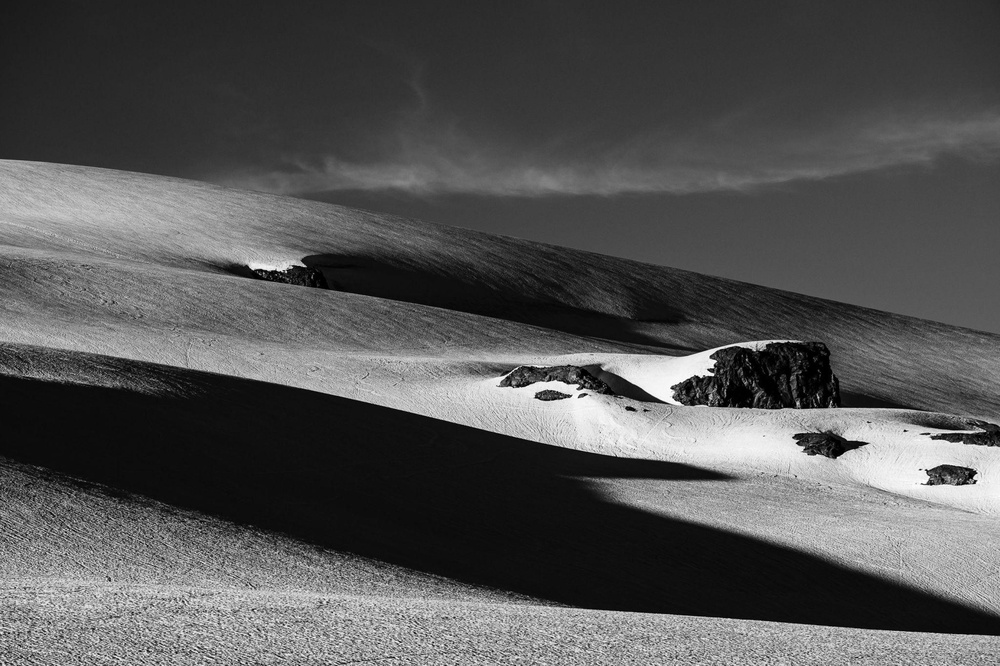
#> input picture Images/reference.jpg, 1000 x 666 px, shrunk from 2048 x 1363 before the run
$ python -i frequency_domain.py   (imports and definitions only)
#> lines starting #> are read from the running program, lines starting #| are printed output that depends on the picture
#> further down, picture is the input picture: shape (666, 1000, 3); min 0, max 255, mean 84.3
import cv2
import numpy as np


class FrequencyDomain:

    def fourier_transform(self, image):
        """
        Compute Fourier Transform and return the magnitude spectrum.
        """

        gray = cv2.cvtColor(image, cv2.COLOR_BGR2GRAY)

        f = np.fft.fft2(gray)
        fshift = np.fft.fftshift(f)

        magnitude = 20 * np.log(np.abs(fshift) + 1)
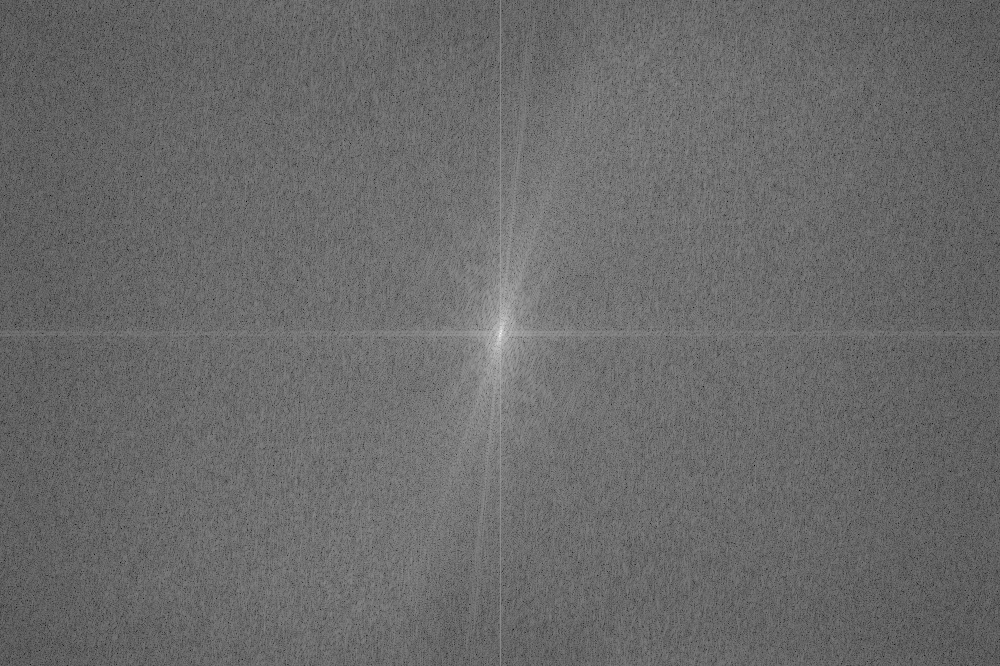
#> magnitude: shape (666, 1000) float64; min 55.03, max 356.9, mean 181; drawn with min black and max white

        magnitude = cv2.normalize(
            magnitude,
            None,
            0,
            255,
            cv2.NORM_MINMAX
        )

        return magnitude.astype(np.uint8)


    # [146 lines left out: functions low_pass_filter, high_pass_filter, butterworth_filter, gaussian_filter, not called in this run]

>>> import cv2
>>> picture = cv2.imread('../Images/reference.jpg')
>>> result = FrequencyDomain().fourier_transform(picture)

$ run again, on Images/OIP.png
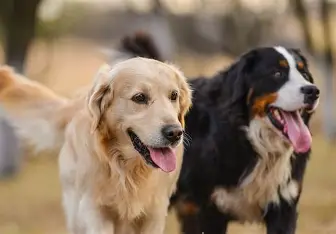
#> input picture Images/OIP.png, 336 x 234 px
#> picture is the input picture: shape (234, 336, 3); mean B, G, R 96.1, 116.9, 137.7
#> in fourier_transform, `gray = cv2.cvtColor(image, cv2.COLOR_BGR2GRAY)`:
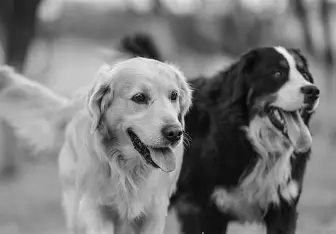
#> gray: shape (234, 336); min 0, max 242, mean 120.7
#> in fourier_transform, `magnitude = 20 * np.log(np.abs(fshift) + 1)`:
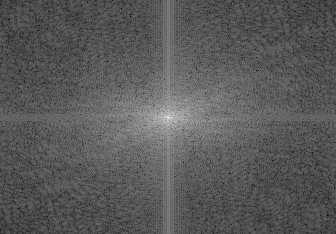
#> magnitude: shape (234, 336) float64; min 44.86, max 321.3, mean 142.3; drawn with min black and max white

$ run again, on Images/OIP1.png
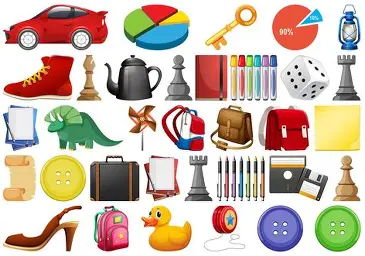
#> input picture Images/OIP1.png, 365 x 256 px
#> picture is the input picture: shape (256, 365, 3); mean B, G, R 172, 186.5, 204
#> in fourier_transform, `gray = cv2.cvtColor(image, cv2.COLOR_BGR2GRAY)`:
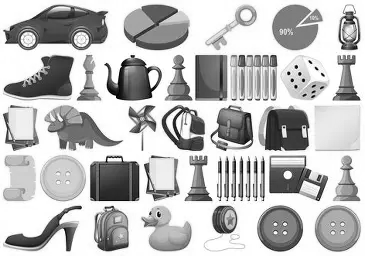
#> gray: shape (256, 365); min 0, max 255, mean 190.1
#> in fourier_transform, `magnitude = 20 * np.log(np.abs(fshift) + 1)`:
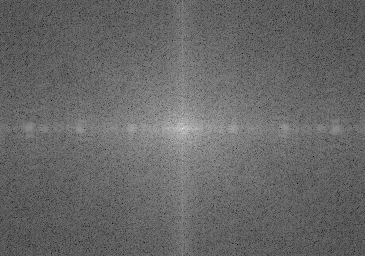
#> magnitude: shape (256, 365) float64; min 54.12, max 333.9, mean 167.8; drawn with min black and max white
